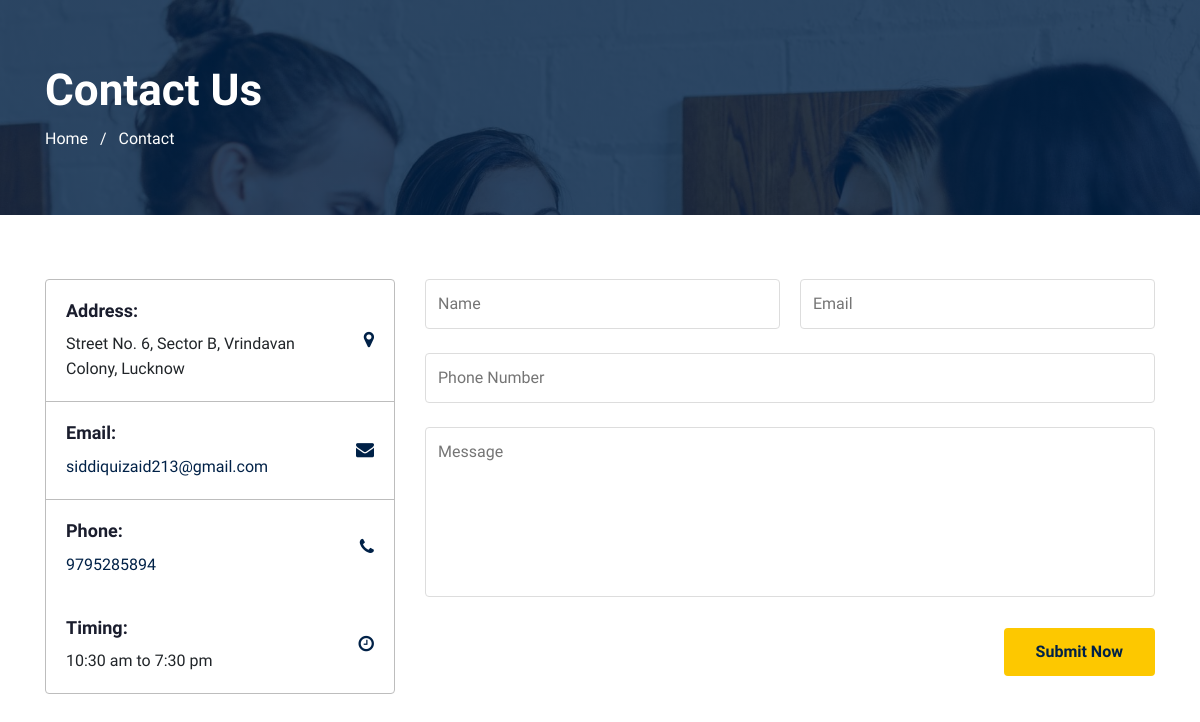
The page /contact.php on the database its author committed.
### tables this page shows
CREATE TABLE `tblpage` (
  `ID` int(10) NOT NULL,
  `PageType` varchar(200) DEFAULT NULL,
  `PageTitle` mediumtext DEFAULT NULL,
  `PageDescription` mediumtext DEFAULT NULL,
  `Email` varchar(200) DEFAULT NULL,
  `MobileNumber` bigint(10) DEFAULT NULL,
  `UpdationDate` date DEFAULT NULL,
  `Timing` varchar(200) NOT NULL
);

### contact.php (the view, shortened to what this page needs)
<?php
include('includes/dbconnection.php');
?>
<!doctype html>
<html lang="en">
<head>
  <link rel="stylesheet" href="assets/css/style-starter.css">
</head>
<body>
  <section class="w3l-contact-breadcrum">
    <div class="breadcrum-bg py-sm-5 py-4">
      <div class="container py-lg-3">
        <h2>Contact Us</h2>
        <p><a href="index.php">Home</a> &nbsp; / &nbsp; Contact</p>
      </div>
    </div>
  </section>
  <section class="w3l-contacts-12" id="contact">
    <div class="contact-top pt-5">
      <div class="container py-md-3">
        <div class="row cont-main-top">
          <?php $ret = mysqli_query($con, "select * from tblpage where PageType='contactus'");
          while ($row = mysqli_fetch_array($ret)) {
          ?>
            <div class="contact col-lg-4">
              <div class="cont-subs">
                <div class="cont-add">
                  <div class="cont-add-rgt">
                    <h4>Address:</h4>
                    <p class="contact-text-sub"><?php echo $row['PageDescription']; ?></p>
                  </div>
                  <div class="cont-add-lft">
                    <span class="fa fa-map-marker" aria-hidden="true"></span>
                  </div>
                </div>
                <div class="cont-add add-2">
                  <div class="cont-add-rgt">
                    <h4>Email:</h4>
                    <a href="mailto:<?php echo $row['Email']; ?>">
                      <p class="contact-text-sub"><?php echo $row['Email']; ?></p>
                    </a>
                  </div>
                  <div class="cont-add-lft">
                    <span class="fa fa-envelope" aria-hidden="true"></span>
                  </div>
                </div>
                <div class="cont-add">
                  <div class="cont-add-rgt">
                    <h4>Phone:</h4>
                    <a href="tel<?php echo $row['MobileNumber']; ?>">
                      <p class="contact-text-sub"><?php echo $row['MobileNumber']; ?></p>
                    </a>
                  </div>
                  <div class="cont-add-lft">
                    <span class="fa fa-phone" aria-hidden="true"></span>
                  </div>
                </div>
                <div class="cont-add">
                  <div class="cont-add-rgt">
                    <h4>Timing:</h4>
                    <p class="contact-text-sub"><?php echo $row['Timing']; ?></p>
                  </div>
                  <div class="cont-add-lft">
                    <span class="fa fa-clock-o" aria-hidden="true"></span>
                  </div>
                </div>
              </div>
            </div>
          <?php } ?>
          <div class="contacts12-main col-lg-8 mt-lg-0 mt-5">
            <form method="post" class="main-input">
              <div class="top-inputs d-grid">
                <input type="text" placeholder="Name" name="name" id="name" required="">
                <input type="email" name="emailid" placeholder="Email" id="emailid" required="">
              </div>
              <input type="text" placeholder="Phone Number" name="phoneno" id="phoneno" required="">
              <textarea placeholder="Message" name="message" id="message" required=""></textarea>
              <div class="text-right">
                <button type="submit" name="submit" class="btn btn-theme2">Submit Now</button>
              </div>
            </form>
          </div>
        </div>
      </div>
    </div>
  </section>
</body>
</html>

### rows shown on the page
tblpage: PageDescription "Street No. 6, Sector B, Vrindavan Colony, Lucknow", Email "siddiquizaid213@gmail.com", MobileNumber "9795285894", Timing "10:30 am to 7:30 pm"
